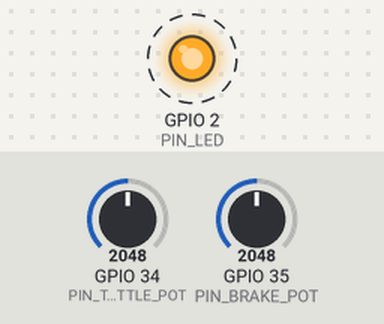
Recording of a sketch running on a simulated ESP32. Parts: output pins drawn as LEDs (lit = HIGH). Dashed ring = blinking. The inputs (shaded band) are chosen by the test bench; at power-on: GPIO 34 (PIN_THROTTLE_POT) = 2048, GPIO 35 (PIN_BRAKE_POT) = 2048 (analog values on the 0–4095 scale). What the sketch prints to the serial monitor is not drawn.

Above: at 0.17 s.
Timing chart, 0 to 3.0 s (numbered marks = the images above):
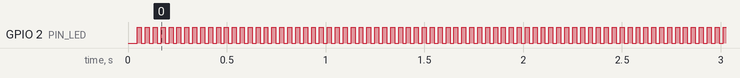

Measured:
- by itself, GPIO 2 (PIN_LED): alternates HIGH for 0.02 s and LOW for 0.02 s
- by itself, everything shown: repeats every 1.8 s, in 6 steps

The sketch:

apex01_ecu_simulator.ino
```cpp
/*
 * =====================================================================================
 * PROJECT APEX-01: FORMULA / MOTORSPORT TELEMETRY SYSTEM
 * FIRMWARE: ESP32 #2 — VEHICLE ECU SIMULATOR (CAN-Bus)
 * =====================================================================================
 * Target : ESP32 DevKit V1 (ESP-WROOM-32) — UNIT 2
 *
 * ROLE:
 *   Reads REAL throttle and brake potentiometers via ADC.
 *   Simulates engine RPM, vehicle speed and gear from a lap profile.
 *   Merges real pedal inputs with simulated ECU values and broadcasts
 *   an 8-byte CAN frame at 50 Hz on CAN ID 0x100 for ESP32 #1 to consume.
 *
 * ACTUAL WIRING (verified Oct 2026):
 *   Throttle potentiometer wiper  -> GPIO 34 (ADC1_CH6)
 *   Brake    potentiometer wiper  -> GPIO 35 (ADC1_CH7)
 *   SN65HVD230 CTX / TXD          -> GPIO 25
 *   SN65HVD230 CRX / RXD          -> GPIO 26
 *   SN65HVD230 VCC                -> 3V3
 *   SN65HVD230 GND                -> GND
 *   CAN termination               -> 120 Ohm across CANH-CANL at each end
 *   Status LED                    -> GPIO 2 (onboard)
 *
 * CAN FRAME LAYOUT (ID 0x100, 8 bytes, little-endian):
 *   Bytes 0-1  : RPM         uint16  (0 - 19500)
 *   Byte  2    : Throttle    uint8   (0 - 100 %, from real ADC pot)
 *   Byte  3    : Brake       uint8   (0 - 100 %, from real ADC pot)
 *   Bytes 4-5  : Speed       uint16  (km/h x 10, e.g. 2315 = 231.5 km/h)
 *   Byte  6    : Gear        uint8   (0 - 7)
 *   Byte  7    : Flags       uint8   (bit0=ignition on, bit1=pit limiter)
 *
 * LIBRARY REQUIRED:
 *   CAN by Sandeep Mistry (Arduino Library Manager)
 * =====================================================================================
 */

#include <Arduino.h>
#include <CAN.h>

// =====================================================================================
// 1. PIN ASSIGNMENTS — VERIFIED AGAINST ACTUAL WIRING
// =====================================================================================
#define PIN_THROTTLE_POT   34   // ADC1_CH6 — throttle potentiometer wiper
#define PIN_BRAKE_POT      35   // ADC1_CH7 — brake potentiometer wiper
#define CAN_TX_PIN         25   // SN65HVD230 CTX / TXD
#define CAN_RX_PIN         26   // SN65HVD230 CRX / RXD
#define PIN_LED             2   // Onboard blue LED (blinks on each CAN frame)

// =====================================================================================
// 2. CAN CONFIGURATION
// =====================================================================================
#define CAN_ID_ECU   0x100       // Primary ECU broadcast frame ID
#define CAN_BAUD     500E3       // 500 kbps — standard automotive CAN

// =====================================================================================
// 3. LAP PROFILE — simulated speed targets (km/h) for RPM and gear derivation
//    Based on a simplified Monza-style circuit with 32 waypoints.
//    Throttle and brake come from the REAL pots, not this profile.
// =====================================================================================
const uint8_t LAP_WAYPOINTS = 32;

const float lapSpeed[LAP_WAYPOINTS] = {
    320, 310, 290, 260,   // Pit exit -> T1 approach
     80,  90, 160, 200,   // T1 braking -> Biassono
    230, 280, 310, 325,   // Back straight
    320, 315, 300, 240,   // Lesmo 1 approach
    120, 140, 200, 250,   // Lesmo 1 -> 2
    290, 310, 320, 325,   // Ascari straight
    140, 160, 200, 260,   // Ascari chicane
    300, 320, 325, 160    // Parabolica entry -> finish line
};

const uint16_t lapDuration[LAP_WAYPOINTS] = {
    1500, 1200,  800,  600,
     600,  500,  700,  900,
    1000, 1100, 1200, 1300,
    1400, 1200,  800,  500,
     400,  500,  800, 1000,
    1100, 1200, 1300, 1400,
     500,  600,  800, 1000,
    1100, 1300, 1400,  800
};

// =====================================================================================
// 4. STATE
// =====================================================================================
uint8_t  waypointIdx   = 0;
float    currentSpeed  = 0.0f;
float    targetSpeed   = lapSpeed[0];

unsigned long waypointStart = 0;
unsigned long lastTxTime    = 0;

const unsigned long TX_INTERVAL_MS = 20;   // 50 Hz

// =====================================================================================
// 5. DERIVE GEAR FROM SPEED
// =====================================================================================
uint8_t deriveGear(float speed_kmh) {
    if (speed_kmh >= 300.0f) return 7;
    if (speed_kmh >= 240.0f) return 6;
    if (speed_kmh >= 185.0f) return 5;
    if (speed_kmh >= 135.0f) return 4;
    if (speed_kmh >=  90.0f) return 3;
    if (speed_kmh >=  40.0f) return 2;
    return 1;
}

// =====================================================================================
// 6. DERIVE RPM FROM SPEED AND GEAR
// =====================================================================================
uint16_t deriveRPM(float speed_kmh, uint8_t gear) {
    const float gearRatios[8] = { 0, 3.2f, 2.3f, 1.72f, 1.35f, 1.09f, 0.91f, 0.77f };
    float ratio    = gearRatios[min(gear, (uint8_t)7)];
    float wheelRPS = (speed_kmh / 3.6f) / (0.64f * 3.14159f);
    float rpm      = wheelRPS * ratio * 3.5f * 60.0f;
    return (uint16_t)constrain(rpm, 800.0f, 19500.0f);
}

// =====================================================================================
// 7. READ POTENTIOMETERS
// =====================================================================================
uint8_t readPot(uint8_t pin) {
    // Average 4 samples to reduce ADC noise
    uint32_t sum = 0;
    for (int i = 0; i < 4; i++) sum += analogRead(pin);
    uint32_t avg = sum / 4;
    return (uint8_t)constrain((avg / 4095.0f) * 100.0f, 0.0f, 100.0f);
}

// =====================================================================================
// 8. SETUP
// =====================================================================================
void setup() {
    Serial.begin(115200);
    pinMode(PIN_LED, OUTPUT);
    digitalWrite(PIN_LED, LOW);

    analogReadResolution(12);           // 12-bit ADC (0-4095)
    analogSetAttenuation(ADC_11db);     // Full 0-3.3V range

    Serial.println("\n==========================================");
    Serial.println("  APEX-01 ECU SIMULATOR (Unit 2 / CAN)   ");
    Serial.println("==========================================");
    Serial.println("[OK] ADC initialized — reading throttle (GPIO34) and brake (GPIO35)");

    CAN.setPins(CAN_RX_PIN, CAN_TX_PIN);
    if (!CAN.begin(CAN_BAUD)) {
        Serial.println("[ERR] CAN bus init FAILED. Check SN65HVD230 wiring.");
        while (true) {
            digitalWrite(PIN_LED, HIGH); delay(150);
            digitalWrite(PIN_LED, LOW);  delay(150);
        }
    }

    Serial.println("[OK] CAN bus initialized at 500 kbps (GPIO25=TX, GPIO26=RX)");
    Serial.println("[OK] Broadcasting ECU frame 0x100 at 50 Hz");
    Serial.println("[INFO] Throttle and brake values come from real potentiometers.");

    waypointStart = millis();
    lastTxTime    = millis();
}

// =====================================================================================
// 9. MAIN LOOP
// =====================================================================================
void loop() {
    unsigned long now = millis();

    // -- Advance waypoint when duration elapsed --
    if (now - waypointStart >= lapDuration[waypointIdx]) {
        waypointStart = now;
        waypointIdx   = (waypointIdx + 1) % LAP_WAYPOINTS;
        targetSpeed   = lapSpeed[waypointIdx];
    }

    // -- Smooth speed ramp toward target --
    float maxStep = 15.0f * (TX_INTERVAL_MS / 1000.0f);
    if (currentSpeed < targetSpeed)
        currentSpeed = min(currentSpeed + maxStep, targetSpeed);
    else
        currentSpeed = max(currentSpeed - maxStep * 2.0f, targetSpeed);

    // -- Transmit CAN frame at 50 Hz --
    if (now - lastTxTime >= TX_INTERVAL_MS) {
        lastTxTime = now;

        // ECU-simulated values
        uint8_t  gear     = deriveGear(currentSpeed);
        uint16_t rpm      = deriveRPM(currentSpeed, gear);
        uint16_t speedRaw = (uint16_t)(currentSpeed * 10.0f);
        uint8_t  flags    = 0x01;   // bit0 = ignition ON

        // Real pedal values from physical potentiometers
        uint8_t throttle = readPot(PIN_THROTTLE_POT);
        uint8_t brake    = readPot(PIN_BRAKE_POT);

        CAN.beginPacket(CAN_ID_ECU);
        CAN.write((uint8_t)(rpm & 0xFF));           // byte 0: RPM low
        CAN.write((uint8_t)(rpm >> 8));             // byte 1: RPM high
        CAN.write(throttle);                        // byte 2: Throttle % (REAL ADC)
        CAN.write(brake);                           // byte 3: Brake %   (REAL ADC)
        CAN.write((uint8_t)(speedRaw & 0xFF));      // byte 4: Speed low
        CAN.write((uint8_t)(speedRaw >> 8));        // byte 5: Speed high
        CAN.write(gear);                            // byte 6: Gear
        CAN.write(flags);                           // byte 7: Flags
        CAN.endPacket();

        // Blink LED
        digitalWrite(PIN_LED, !digitalRead(PIN_LED));

        Serial.printf(
            "[CAN TX 0x100] RPM=%u SPD=%.1f G=%u | THR=%u%% (real) BRK=%u%% (real)\n",
            rpm, currentSpeed, gear, throttle, brake
        );
    }
}
```
